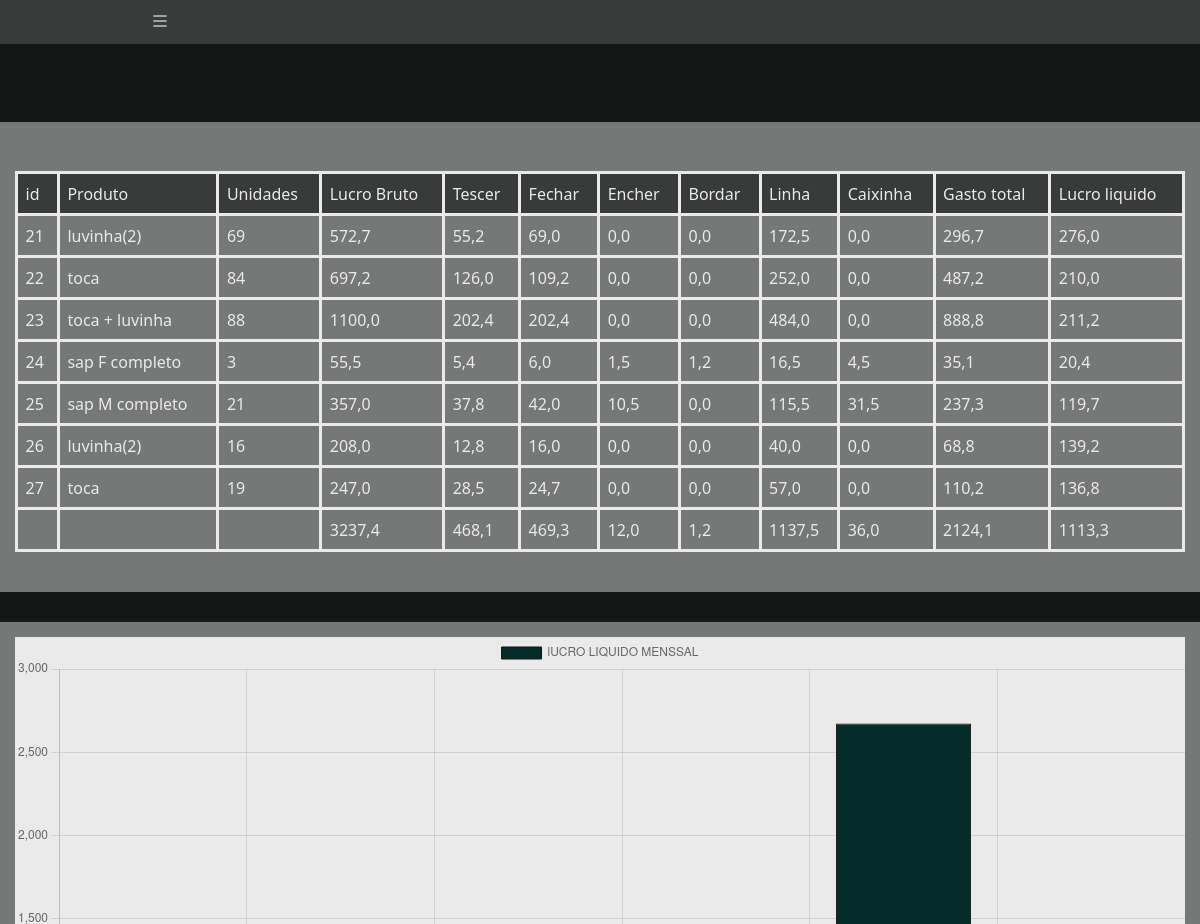
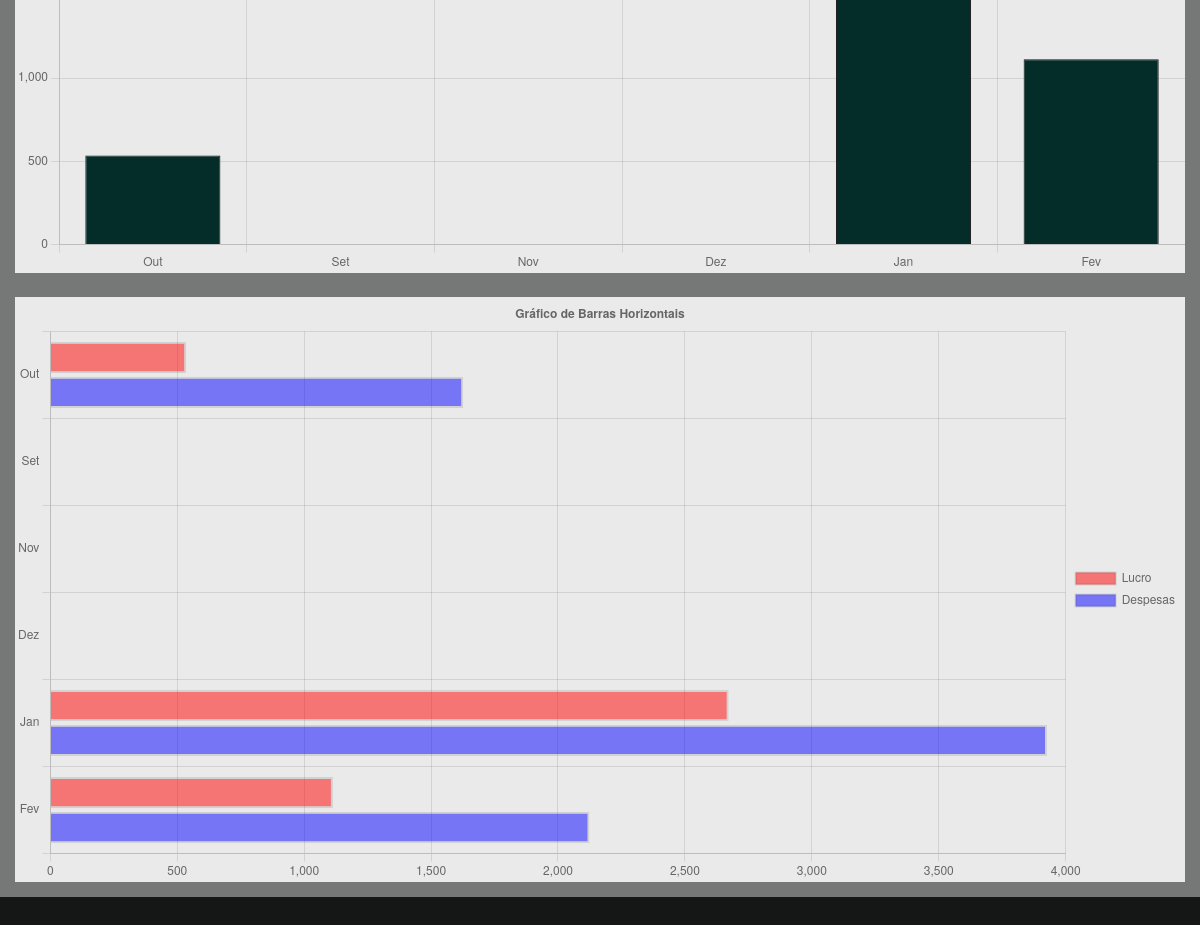
Before: / with the older database file (2 pictures, top to bottom).
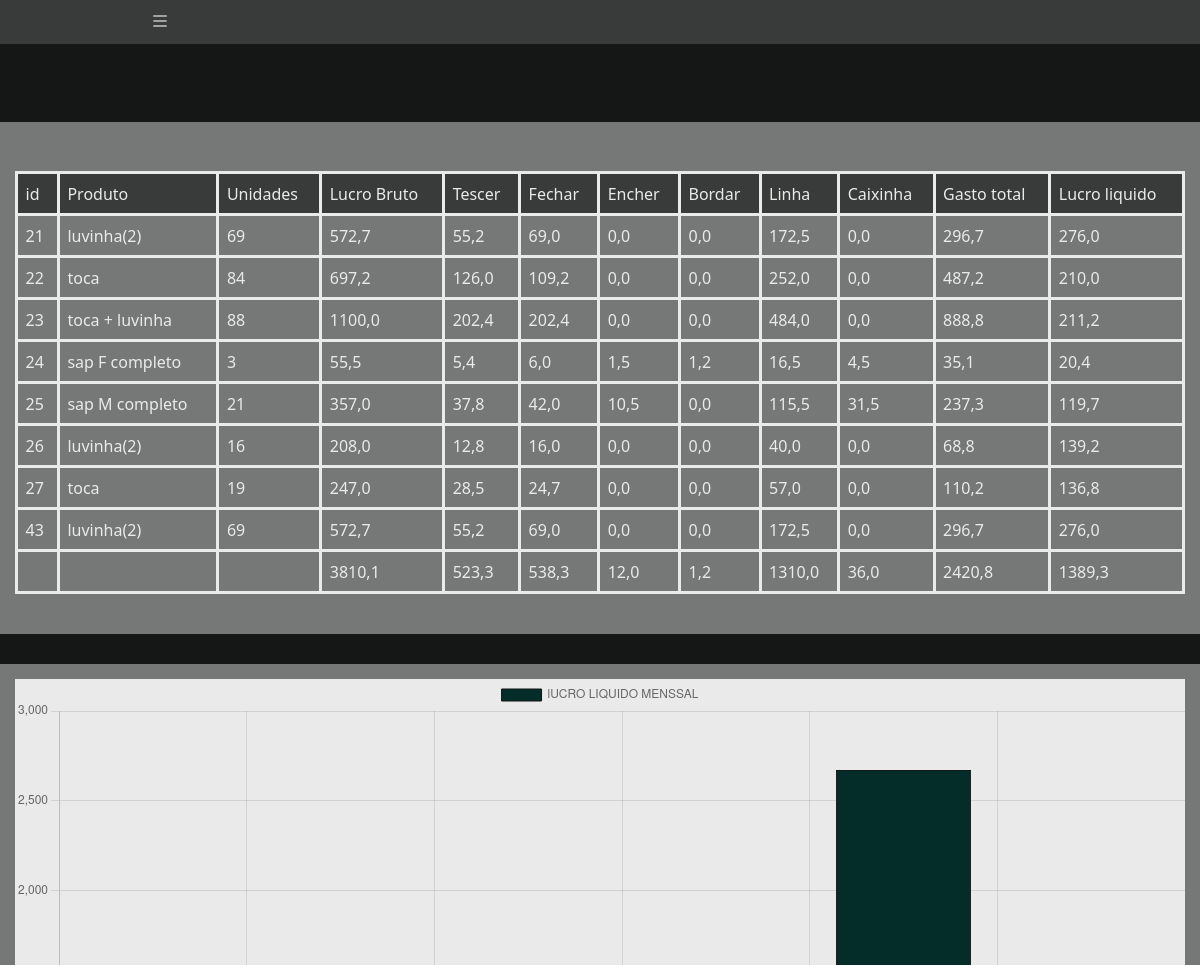
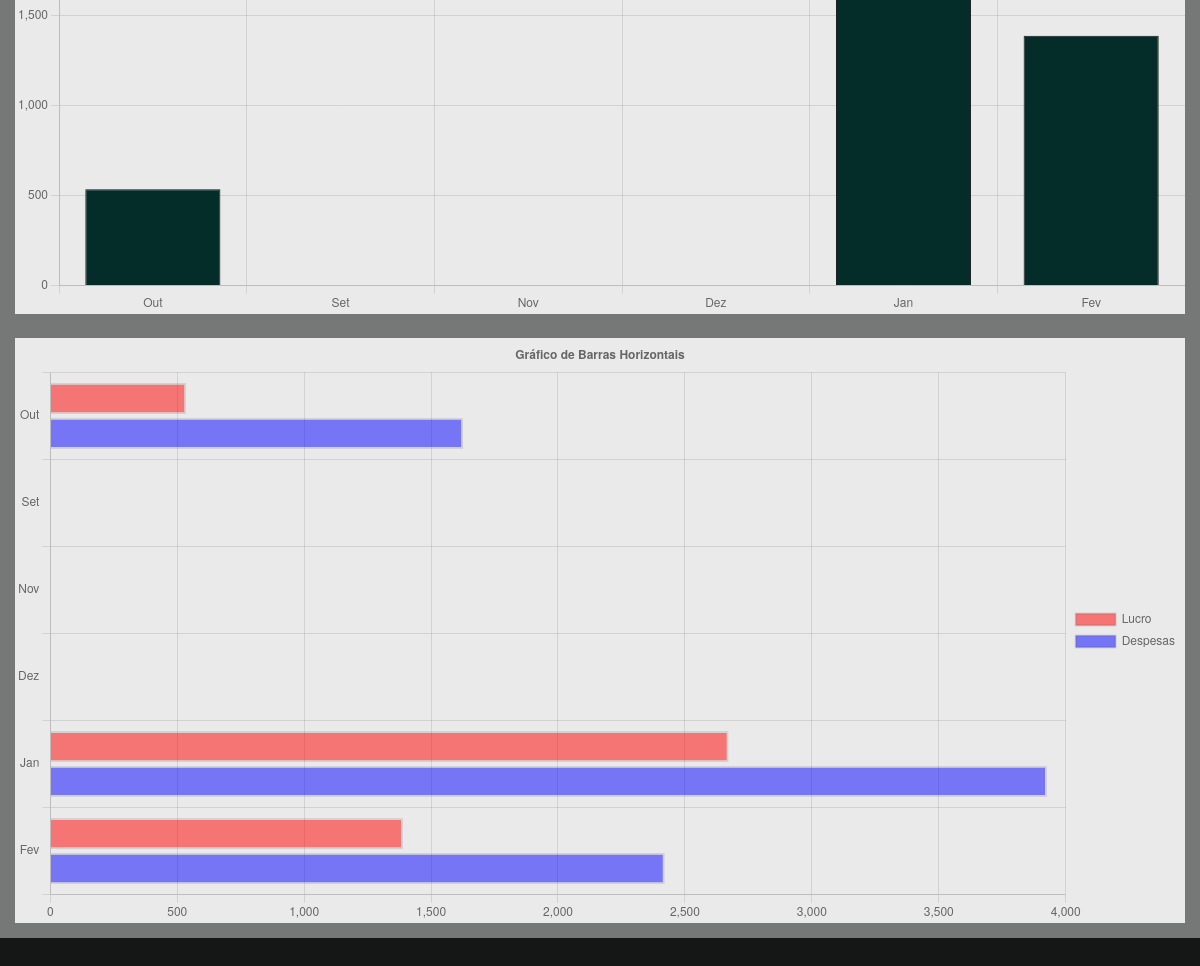
After: the same page with the newer database file (2 pictures, top to bottom).
### Venda/models.py (models this page shows, shortened)
class Sale(models.Model):
    class Meta:
        verbose_name = 'Venda'
        verbose_name_plural = 'Vendas'
    product = models.ForeignKey(
        Product,
        on_delete = models.SET_NULL,
        blank = True,
        null = True
    )
    grossProfit = models.FloatField(
        blank = True,
        null = True
    )
    unitsSold = models.IntegerField()
    spentWeaving = models.FloatField()
    spentClose = models.FloatField()
    spentFiling = models.FloatField()
    spentEmbroider = models.FloatField()
    spentLine = models.FloatField()
    spentBox = models.FloatField()
    totalCost = models.FloatField()
    netProfit = models.FloatField()
    day = models.IntegerField(default = date.today().day)
    month = models.IntegerField(default = date.today().month)
    year = models.IntegerField(default = date.today().year)

class Product(models.Model):
    class Meta:
        verbose_name = 'Produto'
        verbose_name_plural = 'Produtos'
    name = models.CharField(max_length = 100, default = "")
    gender = models.BooleanField(default = 0)
    shoeUnits = models.IntegerField(default = 0)
    gloveUnits = models.IntegerField(default = 0)
    denUnits = models.IntegerField(default = 0)
    tiaraUnits = models.IntegerField(default = 0)

### Venda/views/Sales.py (the view)
# urls.py: path('', views.MonthlySales, name = 'Monthly'),
def MonthlySales(request):
    list_month = []
    datas = []
    list_month, profit, expense = profit_expense_six_months(current_month, current_year) # variables in the constant_variables file
    sales = Sale.objects.all().filter(month = current_month, year = current_year) # variables in the constant_variables file
    total_net_profit, sale_value, weave, close, fill, embroider, line, box, total = table_values(sales)
    context = {
        'title' : 'Vendas do mês',
        'total_net_profit' : total_net_profit,
        'sale_value' : sale_value,
        'weave' : weave,
        'close' : close,
        'fill' : fill,
        'embroider' : embroider,
        'line' : line,
        'box' : box,
        'total' : total,
        'categories' : categories, # variables in the constant_variables file
        'sales' : sales,
        'month1' : list_month[0],             # variables in the constant_variables file
        'month2' : list_month[1],             #             *****
        'month3' : list_month[2],             #             *****
        'month4' : list_month[3],             #             *****
        'month5' : list_month[4],             #             *****
        'month6' : list_month[5],             #             *****
        'monthly_profit_data1' : profit[0],   #             *****
        'monthly_profit_data2' : profit[1],   #             *****
        'monthly_profit_data3' : profit[2],   #             *****
        'monthly_profit_data4' : profit[3],   #             *****
        'monthly_profit_data5' : profit[4],   #             *****
        'monthly_profit_data6' : profit[5],   #             *****
        'monthly_expense_data1' : expense[0], #             *****
        'monthly_expense_data2' : expense[1], #             *****
        'monthly_expense_data3' : expense[2], #             *****
        'monthly_expense_data4' : expense[3], #             *****
        'monthly_expense_data5' : expense[4], #             *****
        'monthly_expense_data6' : expense[5], # variables in the constant_variables file
        'status_charts' : True
    }
    return render(
        request,
        'Sales/MonthlySales.html',
        context = context,
    )

### Venda/constant_variables.py (called while the page is built)
def format_accurately_list(*values):
    return [
        float(f"{val:.2f}") for val in values
    ]

def table_values(sales, sale_value = 0.00, total_net_profit = 0.00, weave = 0.00, close = 0.00, fill = 0.00, embroider = 0.00, line = 0.00, box = 0.00, total = 0.00):
    for s in sales:
        total_net_profit += s.netProfit
        sale_value += s.grossProfit
        weave += s.spentWeaving
        close += s.spentClose
        fill += s.spentFiling
        embroider += s.spentEmbroider
        line += s.spentLine
        box += s.spentBox
        total += s.totalCost
    return format_accurately_list(total_net_profit, sale_value, weave, close, fill, embroider, line, box, total)

### Venda/templates/Sales/MonthlySales.html (shortened to what this page needs)
{% extends "global/base.html" %}
{% block body_page %}
    <br>
    <br>
    <main class = "content">
        <br>
            <table>
                <tr class = 'table-title'>
                    {% for cat in categories %}
                        <td><p>{{cat}}</p></td>
                    {% endfor %}
                </tr>
                {% for s in sales %}
                    <tr>
                       <td><p>{{s.pk}}</p></td>
                       <td><p>{{s.product.name}}</p></td>
                       <td><p>{{s.unitsSold}}</p></td>
                       <td><p>{{s.grossProfit}}</p></td>
                       <td><p>{{s.spentWeaving}}</p></td>
                       <td><p>{{s.spentClose}}</p></td>
                       <td><p>{{s.spentFiling}}</p></td>
                       <td><p>{{s.spentEmbroider}}</p></td>
                       <td><p>{{s.spentLine}}</p></td>
                       <td><p>{{s.spentBox}}</p></td>
                       <td><p>{{s.totalCost}}</p></td>
                       <td><p>{{s.netProfit}}</p></td>
                    </tr>
                {% endfor %}
                <td><p>{{s.pk}}</p></td>
                <td><p></p></td>
                <td><p></p></td>
                <td><p>{{sale_value}}</p></td>
                <td><p>{{weave}}</p></td>
                <td><p>{{close}}</p></td>
                <td><p>{{fill}}</p></td>
                <td><p>{{embroider}}</p></td>
                <td><p>{{line}}</p></td>
                <td><p>{{box}}</p></td>
                <td><p>{{total}}</p></td>
                <td><p>{{total_net_profit}}</p></td>
            </table>
    </main>
{% endblock body_page %}
{% block CHART %}
<div class="content">
    <canvas id="myDynamicChart" width="100%" height="100%"></canvas>
    <br>
    <canvas id="myHorizontalChart" width="400" height="200"></canvas>
</div>
{% endblock CHART %}

Changed rows visible on the page:
added Sale: pk "43", product.name "luvinha(2)", unitsSold "69", grossProfit "572,7", spentWeaving "55,2", spentClose "69,0", spentFiling "0,0", spentEmbroider "0,0", spentLine "172,5", spentBox "0,0", totalCost "296,7", netProfit "276,0"
Other visible differences:
{{ sale_value }}: "3237,4" → "3810,1"
{{ weave }}: "468,1" → "523,3"
{{ close }}: "469,3" → "538,3"
{{ line }}: "1137,5" → "1310,0"
{{ total }}: "2124,1" → "2420,8"
{{ total_net_profit }}: "1113,3" → "1389,3"
chart data {{ monthly_profit_data6 | safe }}: 1113.3 → 1389.3
chart data {{ monthly_expense_data6 | safe }}: 2124.1 → 2420.8
